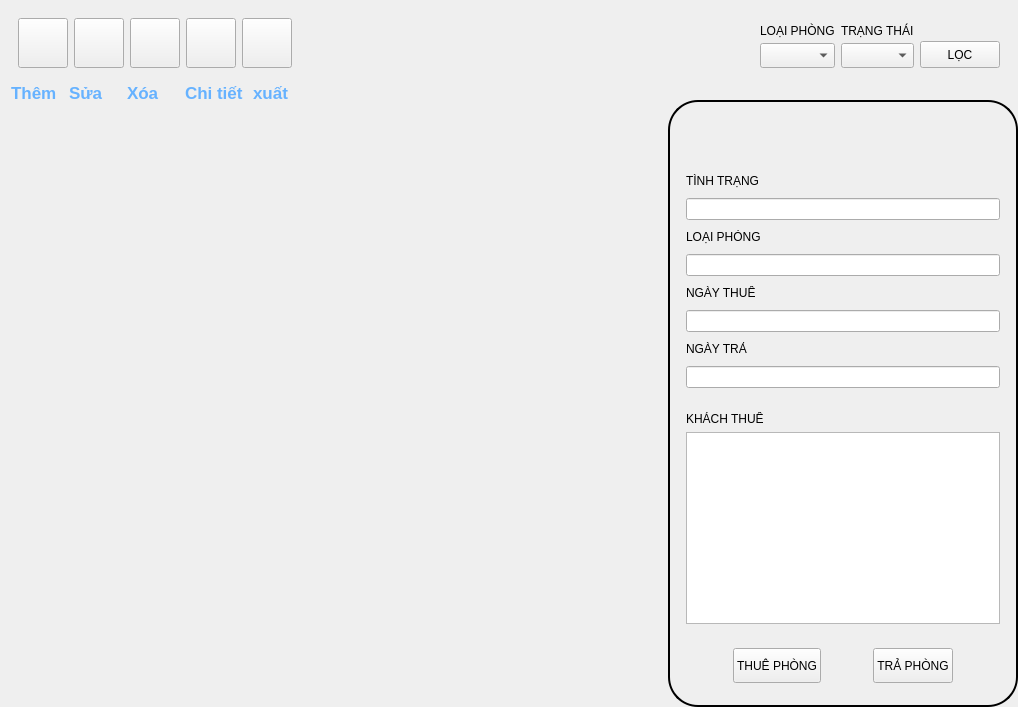
         <widget class="QWidget" name="room">
          <layout class="QVBoxLayout" name="verticalLayout_7">
           <property name="spacing">
            <number>0</number>
           </property>
           <property name="leftMargin">
            <number>0</number>
           </property>
           <property name="topMargin">
            <number>0</number>
           </property>
           <property name="rightMargin">
            <number>0</number>
           </property>
           <property name="bottomMargin">
            <number>0</number>
           </property>
           <item>
            <widget class="QWidget" name="widget_17" native="true">
             <property name="maximumSize">
              <size>
               <width>1800</width>
               <height>100</height>
              </size>
             </property>
             <layout class="QGridLayout" name="gridLayout_3">
              <item row="0" column="0">
               <widget class="QWidget" name="widget_19" native="true">
                <property name="minimumSize">
                 <size>
                  <width>1000</width>
                  <height>100</height>
                 </size>
                </property>
                <property name="maximumSize">
                 <size>
                  <width>1800</width>
                  <height>100</height>
                 </size>
                </property>
                <layout class="QVBoxLayout" name="verticalLayout_17">
                 <property name="leftMargin">
                  <number>0</number>
                 </property>
                 <property name="topMargin">
                  <number>0</number>
                 </property>
                 <property name="rightMargin">
                  <number>0</number>
                 </property>
                 <property name="bottomMargin">
                  <number>0</number>
                 </property>
                 <item>
                  <layout class="QVBoxLayout" name="verticalLayout_18">
                   <property name="spacing">
                    <number>0</number>
                   </property>
                   <property name="topMargin">
                    <number>0</number>
                   </property>
                   <item>
                    <widget class="QWidget" name="widget_button_5" native="true">
                     <property name="maximumSize">
                      <size>
                       <width>2000</width>
                       <height>300</height>
                      </size>
                     </property>
                     <layout class="QHBoxLayout" name="horizontalLayout_6">
                      <item>
                       <widget class="QPushButton" name="addroom_button">
                        <property name="minimumSize">
                         <size>
                          <width>50</width>
                          <height>50</height>
                         </size>
                        </property>
                        <property name="maximumSize">
                         <size>
                          <width>50</width>
                          <height>50</height>
                         </size>
                        </property>
                        <property name="text">
                         <string/>
                        </property>
                        <property name="icon">
                         <iconset>
                          <normaloff>image/add_button.svg</normaloff>image/add_button.svg</iconset>
                        </property>
                        <property name="iconSize">
                         <size>
                          <width>50</width>
                          <height>50</height>
                         </size>
                        </property>
                       </widget>
                      </item>
                      <item>
                       <widget class="QPushButton" name="editroom_button">
                        <property name="minimumSize">
                         <size>
                          <width>50</width>
                          <height>50</height>
                         </size>
                        </property>
                        <property name="maximumSize">
                         <size>
                          <width>50</width>
                          <height>50</height>
                         </size>
                        </property>
                        <property name="text">
                         <string/>
                        </property>
                        <property name="icon">
                         <iconset>
                          <normaloff>image/edit.svg</normaloff>image/edit.svg</iconset>
                        </property>
                        <property name="iconSize">
                         <size>
                          <width>50</width>
                          <height>50</height>
                         </size>
                        </property>
                       </widget>
                      </item>
                      <item>
                       <widget class="QPushButton" name="deleteroom_button">
                        <property name="minimumSize">
                         <size>
                          <width>50</width>
                          <height>50</height>
                         </size>
                        </property>
                        <property name="maximumSize">
                         <size>
                          <width>50</width>
                          <height>50</height>
                         </size>
                        </property>
                        <property name="text">
                         <string/>
                        </property>
                        <property name="icon">
                         <iconset>
                          <normaloff>image/delete.svg</normaloff>image/delete.svg</iconset>
                        </property>
                        <property name="iconSize">
                         <size>
                          <width>50</width>
                          <height>50</height>
                         </size>
                        </property>
                       </widget>
                      </item>
                      <item>
                       <widget class="QPushButton" name="pushButton_16">
                        <property name="minimumSize">
                         <size>
                          <width>50</width>
                          <height>50</height>
                         </size>
                        </property>
                        <property name="maximumSize">
                         <size>
                          <width>50</width>
                          <height>50</height>
                         </size>
                        </property>
                        <property name="text">
                         <string/>
                        </property>
                        <property name="icon">
                         <iconset>
                          <normaloff>image/detail.svg</normaloff>image/detail.svg</iconset>
                        </property>
                        <property name="iconSize">
                         <size>
                          <width>50</width>
                          <height>50</height>
                         </size>
                        </property>
                       </widget>
                      </item>
                      <item>
                       <widget class="QPushButton" name="pushButton_17">
                        <property name="minimumSize">
                         <size>
                          <width>50</width>
                          <height>50</height>
                         </size>
                        </property>
                        <property name="maximumSize">
                         <size>
                          <width>50</width>
                          <height>50</height>
                         </size>
                        </property>
                        <property name="text">
                         <string/>
                        </property>
                        <property name="icon">
                         <iconset>
                          <normaloff>image/export_excel.svg</normaloff>image/export_excel.svg</iconset>
                        </property>
                        <property name="iconSize">
                         <size>
                          <width>50</width>
                          <height>50</height>
                         </size>
                        </property>
                       </widget>
                      </item>
                      <item>
                       <spacer name="horizontalSpacer_4">
                        <property name="orientation">
                         <enum>Qt::Horizontal</enum>
                        </property>
                        <property name="sizeHint" stdset="0">
                         <size>
                          <width>40</width>
                          <height>20</height>
                         </size>
                        </property>
                       </spacer>
                      </item>
                      <item>
                       <widget class="QWidget" name="widget_26" native="true">
                        <layout class="QVBoxLayout" name="verticalLayout_19">
                         <property name="spacing">
                          <number>0</number>
                         </property>
                         <property name="leftMargin">
                          <number>0</number>
                         </property>
                         <property name="topMargin">
                          <number>0</number>
                         </property>
                         <property name="rightMargin">
                          <number>0</number>
                         </property>
                         <property name="bottomMargin">
                          <number>0</number>
                         </property>
                         <item>
                          <widget class="QLabel" name="label_5">
                           <property name="text">
                            <string>LOẠI PHÒNG</string>
                           </property>
                          </widget>
                         </item>
                         <item>
                          <widget class="QComboBox" name="locloaiphong_combobox">
                           <property name="maximumSize">
                            <size>
                             <width>16777215</width>
                             <height>30</height>
                            </size>
                           </property>
                          </widget>
                         </item>
                        </layout>
                       </widget>
                      </item>
                      <item>
                       <widget class="QWidget" name="widget_22" native="true">
                        <layout class="QVBoxLayout" name="verticalLayout_20">
                         <property name="spacing">
                          <number>0</number>
                         </property>
                         <property name="leftMargin">
                          <number>0</number>
                         </property>
                         <property name="topMargin">
                          <number>0</number>
                         </property>
                         <property name="rightMargin">
                          <number>0</number>
                         </property>
                         <property name="bottomMargin">
                          <number>0</number>
                         </property>
                         <item>
                          <widget class="QLabel" name="label_6">
                           <property name="text">
                            <string>TRẠNG THÁI</string>
                           </property>
                          </widget>
                         </item>
                         <item>
                          <widget class="QComboBox" name="loctrangthai_combobox">
                           <property name="maximumSize">
                            <size>
                             <width>16777215</width>
                             <height>30</height>
                            </size>
                           </property>
                          </widget>
                         </item>
                        </layout>
                       </widget>
                      </item>
                      <item>
                       <widget class="QWidget" name="widget_27" native="true">
                        <layout class="QVBoxLayout" name="verticalLayout_21">
                         <property name="spacing">
                          <number>0</number>
                         </property>
                         <property name="leftMargin">
                          <number>0</number>
                         </property>
                         <property name="topMargin">
                          <number>0</number>
                         </property>
                         <property name="rightMargin">
                          <number>0</number>
                         </property>
                         <property name="bottomMargin">
                          <number>0</number>
                         </property>
                         <item>
                          <widget class="QLabel" name="label_22">
                           <property name="text">
                            <string/>
                           </property>
                          </widget>
                         </item>
                         <item>
                          <widget class="QPushButton" name="loc_btn">
                           <property name="minimumSize">
                            <size>
                             <width>0</width>
                             <height>27</height>
                            </size>
                           </property>
                           <property name="maximumSize">
                            <size>
                             <width>16777215</width>
                             <height>100</height>
                            </size>
                           </property>
                           <property name="text">
                            <string>LỌC</string>
                           </property>
                          </widget>
                         </item>
                        </layout>
                       </widget>
                      </item>
                     </layout>
                    </widget>
                   </item>
                   <item>
                    <widget class="QWidget" name="widget_labelicon_5" native="true">
                     <property name="maximumSize">
                      <size>
                       <width>300</width>
                       <height>300</height>
                      </size>
                     </property>
                     <layout class="QHBoxLayout" name="horizontalLayout_18">
                      <property name="leftMargin">
                       <number>0</number>
                      </property>
                      <property name="topMargin">
                       <number>0</number>
                      </property>
                      <property name="rightMargin">
                       <number>0</number>
                      </property>
                      <property name="bottomMargin">
                       <number>0</number>
                      </property>
                      <item>
                       <widget class="QLabel" name="label_28">
                        <property name="minimumSize">
                         <size>
                          <width>50</width>
                          <height>30</height>
                         </size>
                        </property>
                        <property name="maximumSize">
                         <size>
                          <width>50</width>
                          <height>50</height>
                         </size>
                        </property>
                        <property name="font">
                         <font>
                          <pointsize>13</pointsize>
                          <weight>75</weight>
                          <bold>true</bold>
                         </font>
                        </property>
                        <property name="styleSheet">
                         <string notr="true">QLabel {
    qproperty-alignment: 'AlignCenter';
    color: #66B2FF;        /* Xanh nước biển nhạt */
    font-weight: bold;     /* In đậm */
}
</string>
                        </property>
                        <property name="text">
                         <string>Thêm</string>
                        </property>
                        <property name="textFormat">
                         <enum>Qt::PlainText</enum>
                        </property>
                       </widget>
                      </item>
                      <item>
                       <widget class="QLabel" name="label_29">
                        <property name="maximumSize">
                         <size>
                          <width>50</width>
                          <height>50</height>
                         </size>
                        </property>
                        <property name="font">
                         <font>
                          <pointsize>13</pointsize>
                          <weight>75</weight>
                          <bold>true</bold>
                         </font>
                        </property>
                        <property name="styleSheet">
                         <string notr="true">QLabel {
    qproperty-alignment: 'AlignCenter';
    color: #66B2FF;        /* Xanh nước biển nhạt */
    font-weight: bold;     /* In đậm */
}
</string>
                        </property>
                        <property name="text">
                         <string>Sửa</string>
                        </property>
                       </widget>
                      </item>
                      <item>
                       <widget class="QLabel" name="label_30">
                        <property name="maximumSize">
                         <size>
                          <width>50</width>
                          <height>50</height>
                         </size>
                        </property>
                        <property name="font">
                         <font>
                          <pointsize>13</pointsize>
                          <weight>75</weight>
                          <bold>true</bold>
                         </font>
                        </property>
                        <property name="styleSheet">
                         <string notr="true">QLabel {
    qproperty-alignment: 'AlignCenter';
    color: #66B2FF;        /* Xanh nước biển nhạt */
    font-weight: bold;     /* In đậm */
}
</string>
                        </property>
                        <property name="text">
                         <string>Xóa</string>
                        </property>
                       </widget>
                      </item>
                      <item>
                       <widget class="QLabel" name="label_31">
                        <property name="maximumSize">
                         <size>
                          <width>60</width>
                          <height>60</height>
                         </size>
                        </property>
                        <property name="font">
                         <font>
                          <pointsize>13</pointsize>
                          <weight>75</weight>
                          <bold>true</bold>
                         </font>
                        </property>
                        <property name="styleSheet">
                         <string notr="true">QLabel {
    qproperty-alignment: 'AlignCenter';
    color: #66B2FF;        /* Xanh nước biển nhạt */
    font-weight: bold;     /* In đậm */
}
</string>
                        </property>
                        <property name="text">
                         <string>Chi tiết</string>
                        </property>
                       </widget>
                      </item>
                      <item>
                       <widget class="QLabel" name="label_32">
                        <property name="maximumSize">
                         <size>
                          <width>50</width>
                          <height>50</height>
                         </size>
                        </property>
                        <property name="font">
                         <font>
                          <pointsize>13</pointsize>
                          <weight>75</weight>
                          <bold>true</bold>
                         </font>
                        </property>
                        <property name="styleSheet">
                         <string notr="true">QLabel {
    qproperty-alignment: 'AlignCenter';
    color: #66B2FF;        /* Xanh nước biển nhạt */
    font-weight: bold;     /* In đậm */
}
</string>
                        </property>
                        <property name="text">
                         <string>xuất</string>
                        </property>
                       </widget>
                      </item>
                     </layout>
                    </widget>
                   </item>
                  </layout>
                 </item>
                </layout>
               </widget>
              </item>
             </layout>
            </widget>
           </item>
           <item>
            <widget class="QWidget" name="widget_18" native="true">
             <layout class="QHBoxLayout" name="horizontalLayout_5">
              <property name="spacing">
               <number>0</number>
              </property>
              <property name="leftMargin">
               <number>0</number>
              </property>
              <property name="topMargin">
               <number>0</number>
              </property>
              <property name="rightMargin">
               <number>0</number>
              </property>
              <property name="bottomMargin">
               <number>0</number>
              </property>
              <item>
               <widget class="QScrollArea" name="scrollArea">
                <property name="maximumSize">
                 <size>
                  <width>1500</width>
                  <height>16777215</height>
                 </size>
                </property>
                <property name="styleSheet">
                 <string notr="true">QScrollArea {
    border: none;
}
QScrollArea::frame {
    border: none;
}
</string>
                </property>
                <property name="widgetResizable">
                 <bool>true</bool>
                </property>
                <widget class="QWidget" name="scrollAreaWidgetContents_2">
                 <property name="geometry">
                  <rect>
                   <x>0</x>
                   <y>0</y>
                   <width>1323</width>
                   <height>729</height>
                  </rect>
                 </property>
                 <property name="maximumSize">
                  <size>
                   <width>1500</width>
                   <height>16777215</height>
                  </size>
                 </property>
                 <property name="styleSheet">
                  <string notr="true"/>
                 </property>
                 <layout class="QGridLayout" name="gridLayout_9">
                  <property name="leftMargin">
                   <number>0</number>
                  </property>
                  <property name="topMargin">
                   <number>0</number>
                  </property>
                  <property name="rightMargin">
                   <number>0</number>
                  </property>
                  <property name="bottomMargin">
                   <number>0</number>
                  </property>
                  <property name="verticalSpacing">
                   <number>0</number>
                  </property>
                  <item row="0" column="0">
                   <widget class="QWidget" name="room_layout" native="true">
                    <property name="maximumSize">
                     <size>
                      <width>1500</width>
                      <height>16777215</height>
                     </size>
                    </property>
                    <property name="styleSheet">
                     <string notr="true"/>
                    </property>
                    <layout class="QGridLayout" name="gridLayout_8">
                     <property name="leftMargin">
                      <number>5</number>
                     </property>
                     <property name="topMargin">
                      <number>5</number>
                     </property>
                     <property name="bottomMargin">
                      <number>0</number>
                     </property>
                     <property name="verticalSpacing">
                      <number>7</number>
                     </property>
                    </layout>
                   </widget>
                  </item>
                 </layout>
                </widget>
               </widget>
              </item>
              <item>
               <widget class="QWidget" name="widget_formroom" native="true">
                <property name="maximumSize">
                 <size>
                  <width>350</width>
                  <height>16777215</height>
                 </size>
                </property>
                <property name="styleSheet">
                 <string notr="true">#widget_formroom
 {
    border: 2px solid black;
    border-radius:30px


}
</string>
                </property>
                <layout class="QVBoxLayout" name="verticalLayout_3">
                 <item>
                  <widget class="QLabel" name="maphong_output">
                   <property name="minimumSize">
                    <size>
                     <width>0</width>
                     <height>50</height>
                    </size>
                   </property>
                   <property name="maximumSize">
                    <size>
                     <width>16777215</width>
                     <height>50</height>
                    </size>
                   </property>
                   <property name="font">
                    <font>
                     <pointsize>25</pointsize>
                    </font>
                   </property>
                   <property name="text">
                    <string/>
                   </property>
                   <property name="alignment">
                    <set>Qt::AlignCenter</set>
                   </property>
                  </widget>
                 </item>
                 <item>
                  <widget class="QWidget" name="widget_25" native="true">
                   <layout class="QVBoxLayout" name="verticalLayout_12">
                    <property name="spacing">
                     <number>10</number>
                    </property>
                    <item>
                     <widget class="QLabel" name="label">
                      <property name="text">
                       <string>TÌNH TRẠNG</string>
                      </property>
                     </widget>
                    </item>
                    <item>
                     <widget class="QLineEdit" name="tinhtrang_output"/>
                    </item>
                    <item>
                     <widget class="QLabel" name="label_4">
                      <property name="text">
                       <string>LOẠI PHÒNG</string>
                      </property>
                     </widget>
                    </item>
                    <item>
                     <widget class="QLineEdit" name="loaiphong_output"/>
                    </item>
                    <item>
                     <widget class="QLabel" name="label_3">
                      <property name="text">
                       <string>NGÀY THUÊ</string>
                      </property>
                     </widget>
                    </item>
                    <item>
                     <widget class="QLineEdit" name="ngaythue_output"/>
                    </item>
                    <item>
                     <widget class="QLabel" name="label_34">
                      <property name="text">
                       <string>NGÀY TRẢ</string>
                      </property>
                     </widget>
                    </item>
                    <item>
                     <widget class="QLineEdit" name="ngaytra_output"/>
                    </item>
                   </layout>
                  </widget>
                 </item>
                 <item>
                  <widget class="QWidget" name="widget_23" native="true">
                   <layout class="QGridLayout" name="gridLayout_4">
                    <item row="1" column="0">
                     <widget class="QLabel" name="label_2">
                      <property name="text">
                       <string>KHÁCH THUÊ</string>
                      </property>
                     </widget>
                    </item>
                    <item row="2" column="0">
                     <widget class="QTableWidget" name="khachthue_tableview"/>
                    </item>
                   </layout>
                  </widget>
                 </item>
                 <item>
                  <widget class="QWidget" name="widget_21" native="true">
                   <layout class="QGridLayout" name="gridLayout_10">
                    <item row="0" column="3">
                     <widget class="QPushButton" name="btn_checkout">
                      <property name="minimumSize">
                       <size>
                        <width>0</width>
                        <height>35</height>
                       </size>
                      </property>
                      <property name="text">
                       <string>TRẢ PHÒNG</string>
                      </property>
                     </widget>
                    </item>
                    <item row="0" column="2">
                     <spacer name="horizontalSpacer_5">
                      <property name="orientation">
                       <enum>Qt::Horizontal</enum>
                      </property>
                      <property name="sizeHint" stdset="0">
                       <size>
                        <width>40</width>
                        <height>20</height>
                       </size>
                      </property>
                     </spacer>
                    </item>
                    <item row="0" column="0">
                     <spacer name="horizontalSpacer_6">
                      <property name="orientation">
                       <enum>Qt::Horizontal</enum>
                      </property>
                      <property name="sizeHint" stdset="0">
                       <size>
                        <width>40</width>
                        <height>20</height>
                       </size>
                      </property>
                     </spacer>
                    </item>
                    <item row="0" column="1">
                     <widget class="QPushButton" name="btn_check">
                      <property name="minimumSize">
                       <size>
                        <width>0</width>
                        <height>35</height>
                       </size>
                      </property>
                      <property name="maximumSize">
                       <size>
                        <width>100</width>
                        <height>16777215</height>
                       </size>
                      </property>
                      <property name="text">
                       <string>THUÊ PHÒNG</string>
                      </property>
                     </widget>
                    </item>
                    <item row="0" column="4">
                     <spacer name="horizontalSpacer_7">
                      <property name="orientation">
                       <enum>Qt::Horizontal</enum>
                      </property>
                      <property name="sizeHint" stdset="0">
                       <size>
                        <width>40</width>
                        <height>20</height>
                       </size>
                      </property>
                     </spacer>
                    </item>
                   </layout>
                  </widget>
                 </item>
                 <item>
                  <widget class="QWidget" name="widget_24" native="true"/>
                 </item>
                </layout>
               </widget>
              </item>
             </layout>
            </widget>
           </item>
          </layout>
         </widget>
